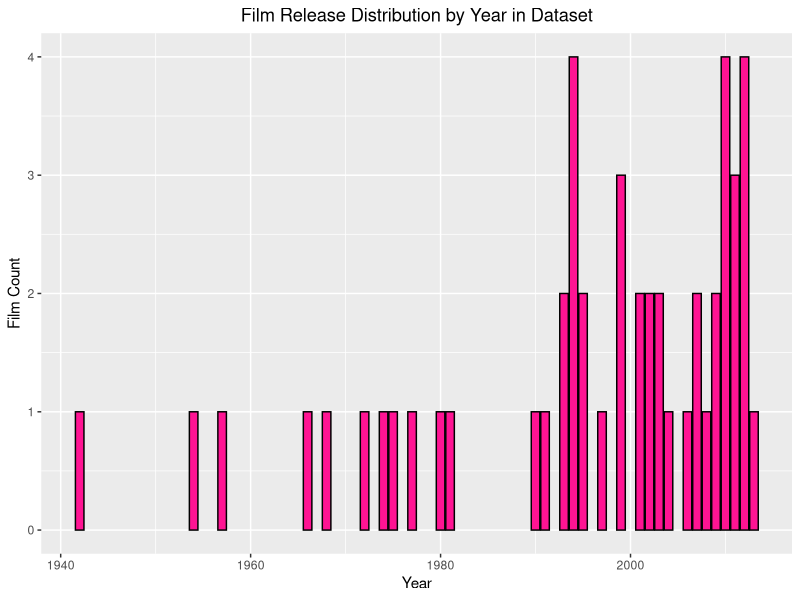
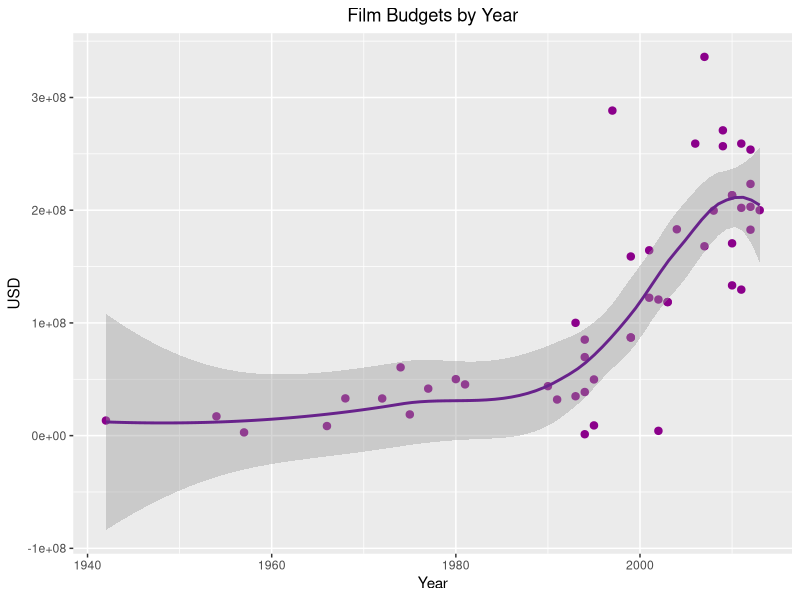
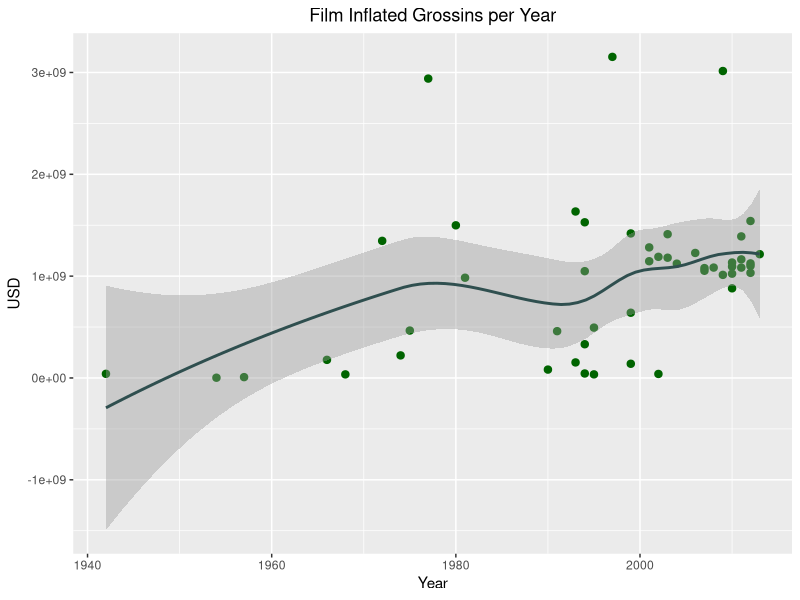
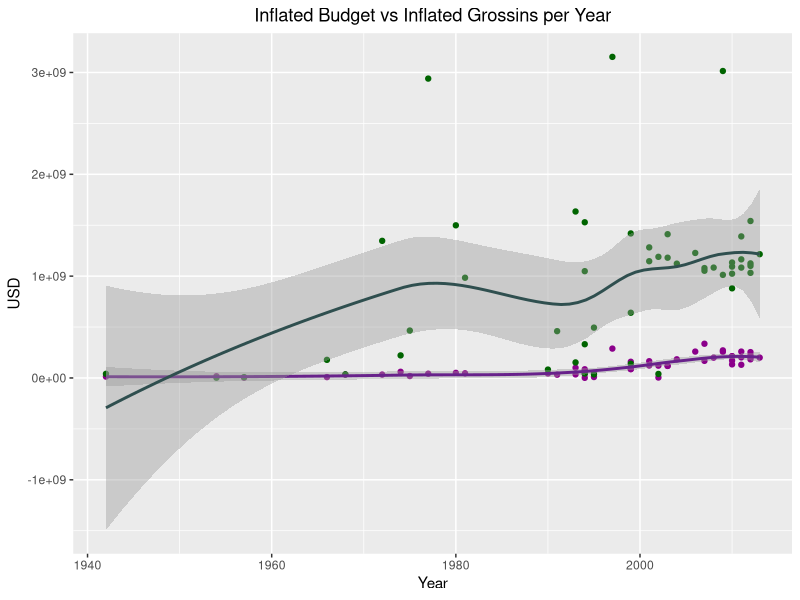
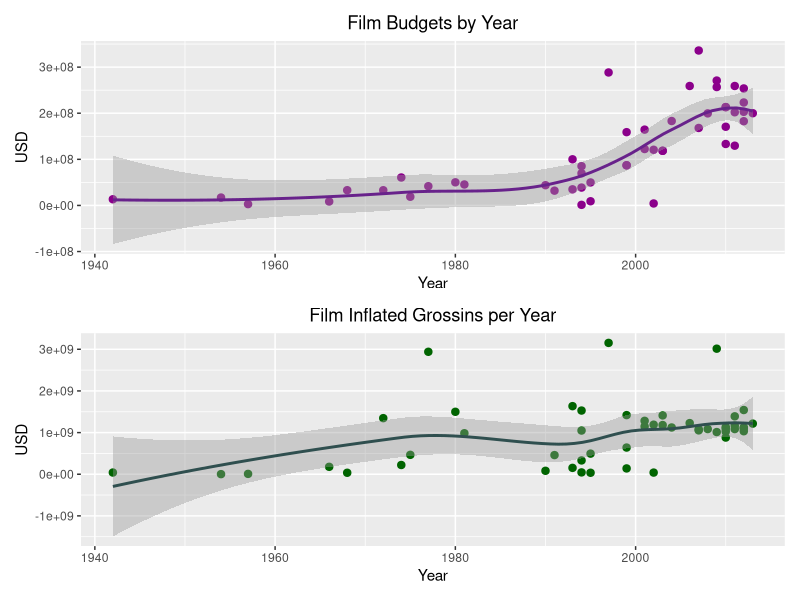
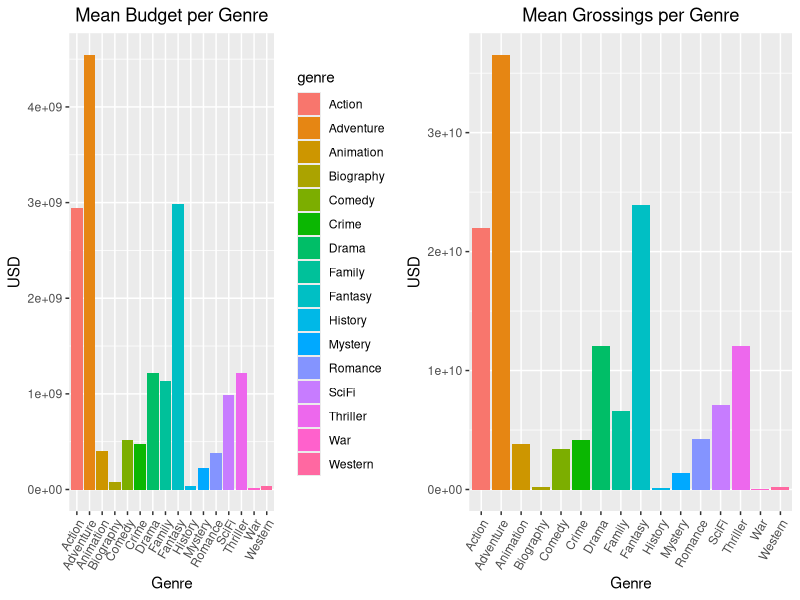
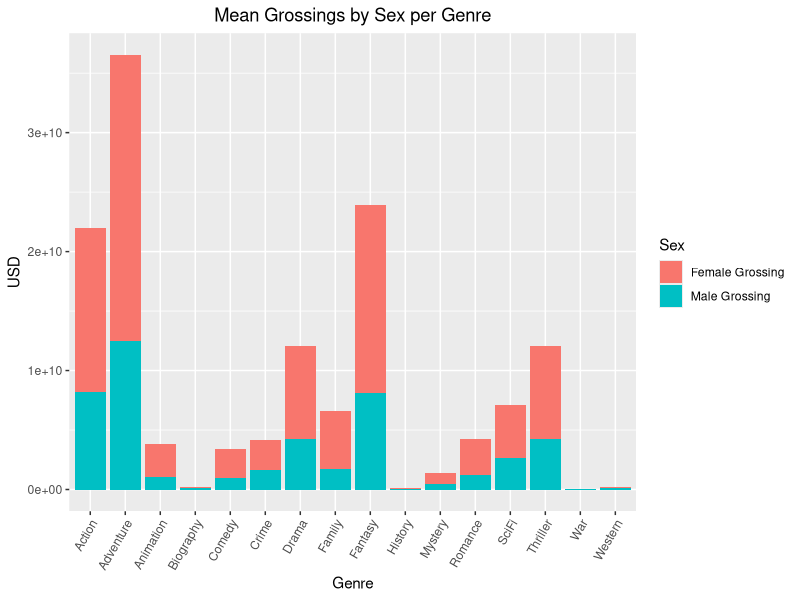
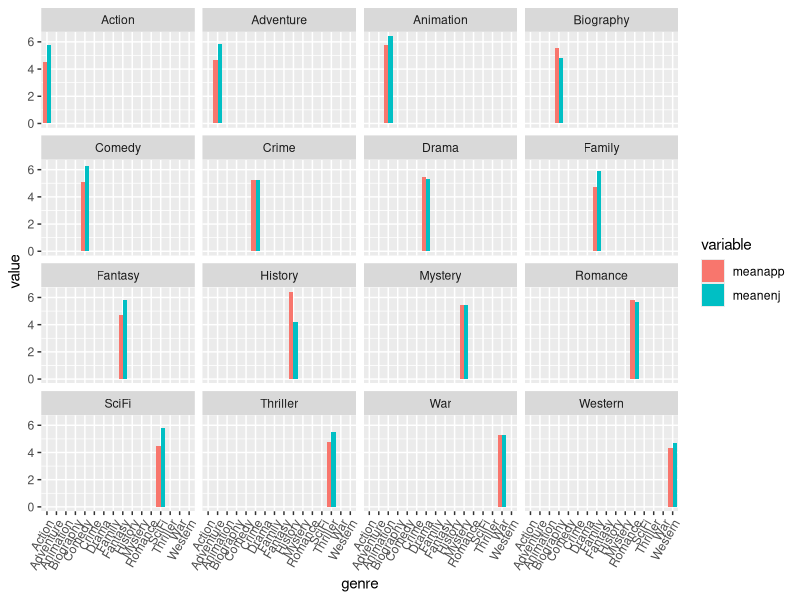

These figures' R source, in order:
## ---- chunk 1
knitr::opts_chunk$set(echo = TRUE)
## ---- chunk 2
#Packages loading to use
library(tidyverse) ##Loaded for dplyr and to 'clean' data
library(ggplot2) ##Loaded for plotting
library(dplyr) ##Loaded for computer issues
library(gridExtra) #Loaded to arrange plots
library(yaml)
library(patchwork)
library(reshape2)

## ---- chunk 3
##Read in data and save it to variable raw_data
raw_data <- read.csv(file = "popular_film_data.csv")
glimpse (raw_data)
## ---- chunk 4
#To remove "$" and "," from InflatedBudget
raw_data$InflatedBudget <-  gsub("\\$","", raw_data$InflatedBudget) 
raw_data$InflatedBudget <-  as.numeric(gsub(",","", raw_data$InflatedBudget))

#To remove "$" and "," from InflatedGross
raw_data$InflatedGross <-  gsub("\\$","", raw_data$InflatedGross) 
raw_data$InflatedGross <-  as.numeric(gsub(",","", raw_data$InflatedGross))

#To remove "$" and "," from TotalGross
raw_data$TotalGross <-  gsub("\\$","", raw_data$TotalGross) 
raw_data$TotalGross <-  as.numeric(gsub(",","", raw_data$TotalGross))

#To View our now changed data. 
glimpse (raw_data)
## ---- chunk 5
#Mutating for new column stored in Proportion_female
raw_data <- raw_data |> mutate (Proportion_female = (1 - Proportion_male))

#To view our data with the new variable.
glimpse(raw_data)
## ---- chunk 6
#What is the release year range of the films in our dataset?
range(raw_data$Year)

#How many entries make up our dataset?
quantity_films <- nrow(raw_data)
quantity_films
## ---- chunk 7
genre_total <- rbind(cbind(genre = "Comedy", raw_data %>% filter(Comedy == 1) %>% summarise(sumG = sum(Comedy == 1))),
    cbind(genre = "Drama", raw_data %>% filter(Drama == 1) %>% summarise(sumG = sum(Drama == 1))),
    cbind(genre = "Western", raw_data %>% filter(Western == 1) %>% summarise(sumG = sum(Western == 1))),
    cbind(genre = "Action", raw_data %>% filter(Action == 1) %>% summarise(sumG = sum(Action == 1))),
    cbind(genre = "Biography", raw_data %>% filter(Biography == 1) %>% summarise(sumG = sum(Biography == 1))),
    cbind(genre = "History", raw_data %>% filter(History == 1) %>% summarise(sumG = sum(History == 1))),
    cbind(genre = "Adventure", raw_data %>% filter(Adventure == 1) %>% summarise(sumG = sum(Adventure == 1))),
    cbind(genre = "Fantasy", raw_data %>% filter(Fantasy == 1) %>% summarise(sumG = sum(Fantasy == 1))),
    cbind(genre = "Mystery", raw_data %>% filter(Mystery == 1) %>% summarise(sumG = sum(Mystery == 1))),
    cbind(genre = "SciFi", raw_data %>% filter(SciFi == 1) %>% summarise(sumG = sum(SciFi == 1))),
    cbind(genre = "Romance", raw_data %>% filter(Romance == 1) %>% summarise(sumG = sum(Romance == 1))),
    cbind(genre = "Thriller", raw_data %>% filter(Thriller == 1) %>% summarise(sumG = sum(Thriller == 1))),
    cbind(genre = "Crime", raw_data %>% filter(Crime == 1) %>% summarise(sumG = sum(Crime == 1))),
    cbind(genre = "War", raw_data %>% filter(War == 1) %>% summarise(sumG = sum(War == 1))),
    cbind(genre = "Family", raw_data %>% filter(Family == 1) %>% summarise(sumG = sum(Family == 1))),
    cbind(genre = "Animation", raw_data %>% filter(Animation == 1) %>% summarise(sumG = sum(Animation == 1))))%>% arrange(desc(sumG))

genre_total
## ---- chunk 8
Genre_Count_Plot <- ggplot(genre_total) + geom_bar(mapping = aes(genre, sumG, fill = genre), stat = "identity", position = "dodge") + labs(x = 'Genres', y = 'Genre Count', title = 'Genre Distribution in Dataset') + theme(axis.text.x = element_text(angle = 60, hjust = 1)) + theme(plot.title = element_text(hjust = 0.5))
## ---- chunk 9
 raw_data|>group_by(Year) |> summarise(Movie_Count = n()) |> arrange(desc(Movie_Count))

## ---- chunk 10
#Storing the code to the "count_movieby_year" variable. 

count_movieby_year <-  raw_data|>group_by(Year) |> summarise(Movie_Count = n()) |> arrange(desc(Movie_Count))
ggplot(count_movieby_year, aes(x = Year, y = Movie_Count)) + geom_col(fill = "deeppink", color = "black") + labs(x = 'Year', y = 'Film Count', title = 'Film Release Distribution by Year in Dataset') + theme(plot.title = element_text(hjust = 0.5))

## ---- chunk 11
Avg_Budget_by_Year <- raw_data |> group_by(Year)|> summarise(InflatedBudget) |> ggplot(aes(Year,InflatedBudget)) +geom_point(size = 2.2, color = "darkmagenta") + geom_smooth(color = "darkorchid4")+labs(x = 'Year', y = 'USD', title = 'Film Budgets by Year') + theme(plot.title = element_text(hjust = 0.5))

Avg_Budget_by_Year
## ---- chunk 12
Avg_Grossing_by_Year <- raw_data |> group_by(Year) |> summarise(InflatedGross) |> ggplot(aes(Year,InflatedGross)) +geom_point(size = 2.2, color = "darkgreen") + geom_smooth(color = "darkslategray") + labs(x = 'Year', y = 'USD', title = 'Film Inflated Grossins per Year') + theme(plot.title = element_text(hjust = 0.5))

Avg_Grossing_by_Year

## ---- chunk 13
#raw_data |> group_by(Year)|> ggplot(aes(Year,InflatedGross, InflatedBudget, color = )) +geom_point() + geom_smooth(method = 'loess', formula = 'y~x')

raw_data |> group_by(Year) |> ggplot(aes(x=Year))+geom_point(aes(y=InflatedBudget),color = "darkmagenta") + geom_point(aes(y=InflatedGross), color = "darkgreen") + geom_smooth(aes(y=InflatedBudget), color = "darkorchid4") +labs(x = "Year", y = "USD") + geom_smooth(aes(y=InflatedGross), color = "darkslategray") + labs(x = 'Year', y = 'USD', title = 'Inflated Budget vs Inflated Grossins per Year') + theme(plot.title = element_text(hjust = 0.5))

## ---- chunk 14
plot_1 <- (Avg_Budget_by_Year / Avg_Grossing_by_Year)
plot_1
## ---- chunk 15
raw_data |> slice_max(InflatedBudget, n = 10) |> select(FilmName, Year, InflatedGross)
## ---- chunk 16
raw_data |> slice_max(InflatedGross, n = 10) |> select(FilmName, Year,InflatedGross)
## ---- chunk 17
#We'll arrange the code to output what we need to see. 
genreGrossBudget <- (rbind(cbind(genre = "Comedy", raw_data %>% filter(Comedy == 1) %>% summarise(meangross = mean(InflatedGross), meanBudget = mean(InflatedBudget), Male_Proportion = Proportion_male, Female_Proportion = Proportion_female, Femalegross = ((mean(Proportion_female))*meangross), Malegross = ((mean(Proportion_male))*meangross))),
      cbind(genre = "Drama", raw_data %>% filter(Drama == 1) %>% summarise(meangross = mean(InflatedGross),meanBudget = mean(InflatedBudget),  Male_Proportion = Proportion_male, Female_Proportion = Proportion_female, Femalegross = ((mean(Proportion_female))*meangross), Malegross = ((mean(Proportion_male))*meangross))),
      cbind(genre = "Western", raw_data %>% filter(Western == 1) %>% summarise(meangross = mean(InflatedGross),meanBudget = mean(InflatedBudget),  Male_Proportion = Proportion_male, Female_Proportion = Proportion_female, Femalegross = ((mean(Proportion_female))*meangross), Malegross = ((mean(Proportion_male))*meangross))),
      cbind(genre = "Action", raw_data %>% filter(Action == 1) %>% summarise(meangross = mean(InflatedGross),meanBudget = mean(InflatedBudget),  Male_Proportion = Proportion_male, Female_Proportion = Proportion_female, Femalegross = ((mean(Proportion_female))*meangross), Malegross = ((mean(Proportion_male))*meangross))),
     cbind(genre = "Biography", raw_data %>% filter(Biography == 1) %>% summarise(meangross = mean(InflatedGross),meanBudget = mean(InflatedBudget), Malegross = ((mean(Proportion_male))*meangross), Male_Proportion = Proportion_male, Female_Proportion = Proportion_female, Femalegross = ((mean(Proportion_female))*meangross), Malegross = ((mean(Proportion_male))*meangross))),
    cbind(genre = "History", raw_data %>% filter(History == 1) %>% summarise(meangross = mean(InflatedGross),meanBudget = mean(InflatedBudget),  Male_Proportion = Proportion_male, Female_Proportion = Proportion_female, Femalegross = ((mean(Proportion_female))*meangross), Malegross = ((mean(Proportion_male))*meangross))), 
    cbind(genre = "Adventure", raw_data %>% filter(Adventure == 1) %>% summarise(meangross = mean(InflatedGross),meanBudget = mean(InflatedBudget),  Male_Proportion = Proportion_male, Female_Proportion = Proportion_female, Femalegross = ((mean(Proportion_female))*meangross), Malegross = ((mean(Proportion_male))*meangross))),
        cbind(genre = "Fantasy", raw_data %>% filter(Fantasy == 1) %>% summarise(meangross = mean(InflatedGross),meanBudget = mean(InflatedBudget),  Male_Proportion = Proportion_male, Female_Proportion = Proportion_female, Femalegross = ((mean(Proportion_female))*meangross), Malegross = ((mean(Proportion_male))*meangross))),
    cbind(genre = "Mystery", raw_data %>% filter(Mystery == 1) %>% summarise(meangross = mean(InflatedGross),meanBudget = mean(InflatedBudget),  Male_Proportion = Proportion_male, Female_Proportion = Proportion_female, Femalegross = ((mean(Proportion_female))*meangross), Malegross = ((mean(Proportion_male))*meangross))),
    cbind(genre = "SciFi", raw_data %>% filter(SciFi == 1) %>% summarise(meangross = mean(InflatedGross),meanBudget = mean(InflatedBudget),  Male_Proportion = Proportion_male, Female_Proportion = Proportion_female, Femalegross = ((mean(Proportion_female))*meangross), Malegross = ((mean(Proportion_male))*meangross))),
    cbind(genre = "Romance", raw_data %>% filter(Romance == 1) %>% summarise(meangross = mean(InflatedGross),meanBudget = mean(InflatedBudget),  Male_Proportion = Proportion_male, Female_Proportion = Proportion_female, Femalegross = ((mean(Proportion_female))*meangross), Malegross = ((mean(Proportion_male))*meangross))),
    cbind(genre = "Thriller", raw_data %>% filter(Drama == 1) %>% summarise(meangross = mean(InflatedGross),meanBudget = mean(InflatedBudget),  Male_Proportion = Proportion_male, Female_Proportion = Proportion_female, Femalegross = ((mean(Proportion_female))*meangross), Malegross = ((mean(Proportion_male))*meangross))),
    cbind(genre = "Crime", raw_data %>% filter(Crime == 1) %>% summarise(meangross = mean(InflatedGross),meanBudget = mean(InflatedBudget),  Male_Proportion = Proportion_male, Female_Proportion = Proportion_female, Femalegross = ((mean(Proportion_female))*meangross), Malegross = ((mean(Proportion_male))*meangross))),
    cbind(genre = "War", raw_data %>% filter(War == 1) %>% summarise(meangross = mean(InflatedGross),meanBudget = mean(InflatedBudget),  Male_Proportion = Proportion_male, Female_Proportion = Proportion_female, Femalegross = ((mean(Proportion_female))*meangross), Malegross = ((mean(Proportion_male))*meangross))),
    cbind(genre = "Family", raw_data %>% filter(Family == 1) %>% summarise(meangross = mean(InflatedGross),meanBudget = mean(InflatedBudget),  Male_Proportion = Proportion_male, Female_Proportion = Proportion_female, Femalegross = ((mean(Proportion_female))*meangross), Malegross = ((mean(Proportion_male))*meangross))),
    cbind(genre = "Animation", raw_data %>% filter(Animation == 1) %>% summarise(meangross = mean(InflatedGross),meanBudget = mean(InflatedBudget), Male_Proportion = Proportion_male, Female_Proportion = Proportion_female, Femalegross = ((mean(Proportion_female))*meangross), Malegross = ((mean(Proportion_male))*meangross)))) %>% arrange(desc(meanBudget)))
genreGrossBudget

## ---- chunk 18
genreGrossBudget |> slice(which(meanBudget ==max(meanBudget) | meanBudget == min(meanBudget))) |> distinct()
## ---- chunk 19
meanBudget_Genre <- (ggplot(genreGrossBudget) + geom_bar(mapping = aes(genre, meanBudget, fill = genre), stat = "identity") + labs(x = 'Genre', y = 'USD', title = 'Mean Budget per Genre') + theme(axis.text.x = element_text(angle = 60, hjust = 1)) + theme(plot.title = element_text(hjust = 0.5)))

meanGross_Genre <- ggplot(genreGrossBudget) + geom_bar(mapping = aes(genre, meangross, fill = genre), stat = "identity", show.legend = FALSE) + labs(x = 'Genre', y = 'USD', title = 'Mean Grossings per Genre') + theme(axis.text.x = element_text(angle = 60, hjust = 1)) + theme(plot.title = element_text(hjust = 0.5))

grid.arrange(meanBudget_Genre, meanGross_Genre, nrow = 1)
## ---- chunk 20
#genreGrossBudget <- genreGrossBudget |> mutate ( Gross_Female = (as.numeric(genreGrossBudget$meangross) * as.numeric(raw_data$Proportion_female)))

genreGrossBudget |> pivot_longer(cols = ends_with("alegross"), names_to = "Sex", values_to = "proportion") |> ggplot() + geom_col(aes(x = genre, y = proportion, fill = Sex)) + labs(x = 'Genre', y = 'USD', title = 'Mean Grossings by Sex per Genre') + theme(axis.text.x = element_text(angle = 60, hjust = 1)) + theme(plot.title = element_text(hjust = 0.5)) + scale_fill_discrete(labels = c("Female Grossing", "Male Grossing"))
## ---- chunk 21

genre_enj <- rbind(cbind(genre = "Comedy", raw_data %>% filter(Comedy == 1) %>% summarise(meanenj = mean(Enjoyment))),
    cbind(genre = "Drama", raw_data %>% filter(Drama == 1) %>% summarise(meanenj = mean(Enjoyment))),
    cbind(genre = "Western", raw_data %>% filter(Western == 1) %>% summarise(meanenj = mean(Enjoyment))),
    cbind(genre = "Action", raw_data %>% filter(Action == 1) %>% summarise(meanenj = mean(Enjoyment))),
    cbind(genre = "Biography", raw_data %>% filter(Biography == 1) %>% summarise(meanenj = mean(Enjoyment))),
    cbind(genre = "History", raw_data %>% filter(History == 1) %>% summarise(meanenj = mean(Enjoyment))),
    cbind(genre = "Adventure", raw_data %>% filter(Adventure == 1) %>% summarise(meanenj = mean(Enjoyment))),
    cbind(genre = "Fantasy", raw_data %>% filter(Fantasy == 1) %>% summarise(meanenj = mean(Enjoyment))),
    cbind(genre = "Mystery", raw_data %>% filter(Mystery == 1) %>% summarise(meanenj = mean(Enjoyment))),
    cbind(genre = "SciFi", raw_data %>% filter(SciFi == 1) %>% summarise(meanenj = mean(Enjoyment))),
    cbind(genre = "Romance", raw_data %>% filter(Romance == 1) %>% summarise(meanenj = mean(Enjoyment))),
    cbind(genre = "Thriller", raw_data %>% filter(Thriller == 1) %>% summarise(meanenj = mean(Enjoyment))),
    cbind(genre = "Crime", raw_data %>% filter(Crime == 1) %>% summarise(meanenj = mean(Enjoyment))),
    cbind(genre = "War", raw_data %>% filter(War == 1) %>% summarise(meanenj = mean(Enjoyment))),
    cbind(genre = "Family", raw_data %>% filter(Family == 1) %>% summarise(meanenj = mean(Enjoyment))),
    cbind(genre = "Animation", raw_data %>% filter(Animation == 1) %>% summarise(meanenj = mean(Enjoyment))))%>% arrange(desc(meanenj))

genre_enj |> slice(which(meanenj ==max(meanenj) | meanenj == min(meanenj))) |> distinct()

## ---- chunk 22
genre_app <- rbind(cbind(genre = "Comedy", raw_data %>% filter(Comedy == 1) %>% summarise(meanapp = mean(Appreciation))),
    cbind(genre = "Drama", raw_data %>% filter(Drama == 1) %>% summarise(meanapp = mean(Appreciation))),
    cbind(genre = "Western", raw_data %>% filter(Western == 1) %>% summarise(meanapp = mean(Appreciation))),
    cbind(genre = "Action", raw_data %>% filter(Action == 1) %>% summarise(meanapp = mean(Appreciation))),
    cbind(genre = "Biography", raw_data %>% filter(Biography == 1) %>% summarise(meanapp = mean(Appreciation))),
    cbind(genre = "History", raw_data %>% filter(History == 1) %>% summarise(meanapp = mean(Appreciation))),
    cbind(genre = "Adventure", raw_data %>% filter(Adventure == 1) %>% summarise(meanapp = mean(Appreciation))),
    cbind(genre = "Fantasy", raw_data %>% filter(Fantasy == 1) %>% summarise(meanapp = mean(Appreciation))),
    cbind(genre = "Mystery", raw_data %>% filter(Mystery == 1) %>% summarise(meanapp = mean(Appreciation))),
    cbind(genre = "SciFi", raw_data %>% filter(SciFi == 1) %>% summarise(meanapp = mean(Appreciation))),
    cbind(genre = "Romance", raw_data %>% filter(Romance == 1) %>% summarise(meanapp = mean(Appreciation))),
    cbind(genre = "Thriller", raw_data %>% filter(Thriller == 1) %>% summarise(meanapp = mean(Appreciation))),
    cbind(genre = "Crime", raw_data %>% filter(Crime == 1) %>% summarise(meanapp = mean(Appreciation))),
    cbind(genre = "War", raw_data %>% filter(War == 1) %>% summarise(meanapp = mean(Appreciation))),
    cbind(genre = "Family", raw_data %>% filter(Family == 1) %>% summarise(meanapp = mean(Appreciation))),
    cbind(genre = "Animation", raw_data %>% filter(Animation == 1) %>% summarise(meanapp = mean(Appreciation))))%>% arrange(desc(meanapp))

genre_app |> slice(which(meanapp ==max(meanapp) | meanapp == min(meanapp))) |> distinct()
## ---- chunk 23
combined_df <- merge(genre_app, genre_enj, by="genre", all=TRUE)
combined_df.long<-melt(combined_df)
ggplot(combined_df.long,aes(genre,value, fill=variable))+
     geom_bar(stat="identity",position="dodge")+ theme(axis.text.x = element_text(angle = 60, hjust = 1))+facet_wrap(~genre)

## ---- chunk 24
raw_data |> slice_max(Appreciation, n = 10)|> select(FilmName,Appreciation, Enjoyment)

raw_data |> slice_max(Enjoyment, n = 10) |> select(FilmName, Enjoyment, Appreciation)

raw_data |> slice_max(InflatedGross, n = 10) |> select(FilmName, InflatedGross, Appreciation, Enjoyment)
## ---- chunk 25
raw_data |> slice_max(InflatedGross, n = 10) |> select(FilmName, InflatedGross, Appreciation, Enjoyment)
